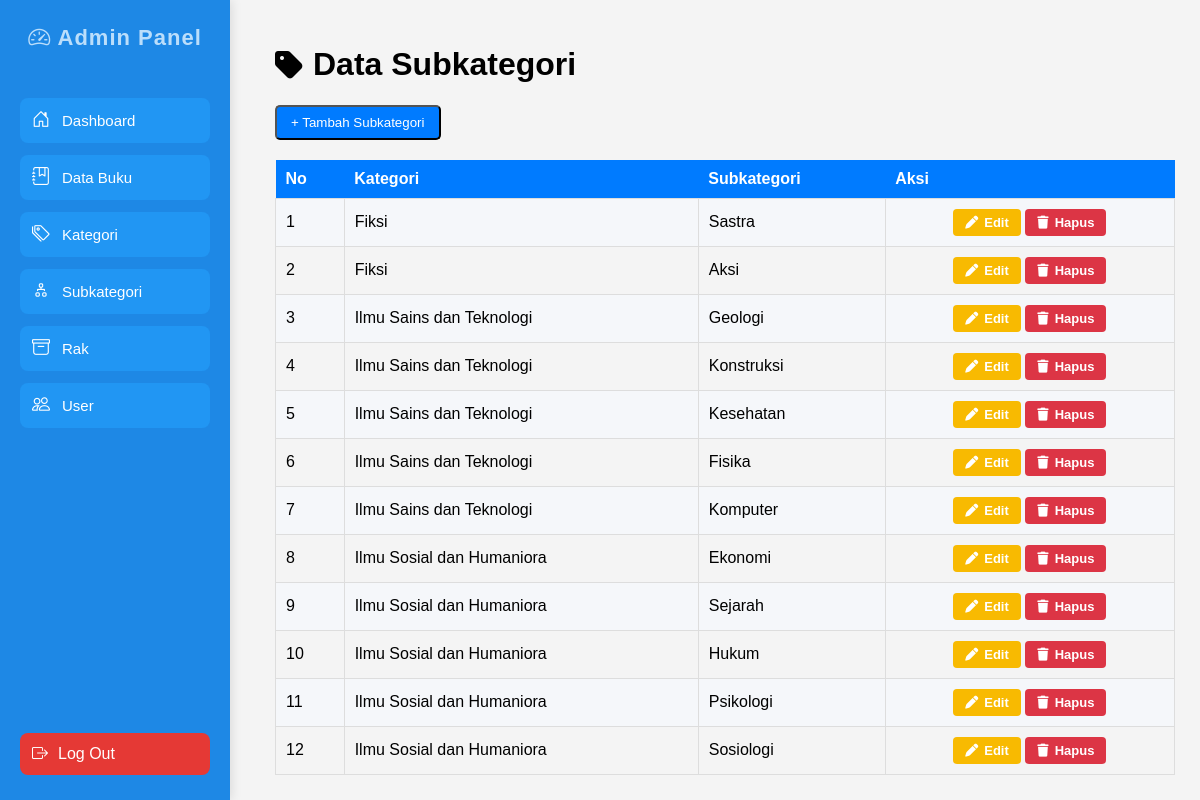
The app's page /cms/subkategori.php with its own data.
### tables this page shows
CREATE TABLE `subkategori` (
  `id_subkategori` int(11) NOT NULL,
  `kategoriId` int(11) NOT NULL,
  `nama_subkategori` varchar(30) NOT NULL
);

CREATE TABLE `kategori` (
  `kategoriId` int(11) NOT NULL,
  `nama_kategori` varchar(50) NOT NULL
);

### cms/subkategori.php (the view, shortened to what this page needs)
<?php
include '../config/koneksi2.php';
?>
<!DOCTYPE html>
<html>
<head>
    <link rel="stylesheet" href="https://cdnjs.cloudflare.com/ajax/libs/font-awesome/6.5.0/css/all.min.css">
</head>
<body>
    <?php include 'sidebar.php'; ?>
    <div class="content">
        <h1 style="display:flex; align-items:center; gap:10px;">
            <i class="fa fa-tag"></i> Data Subkategori
        </h1>
        <button class="btn" onclick="toggleForm()">+ Tambah Subkategori</button>
        <table>
            <tr>
                <th>No</th>
                <th>Kategori</th>
                <th>Subkategori</th>
                <th>Aksi</th>
            </tr>
            <?php
            $no = 1;
            $sql = mysqli_query($koneksi, "
                    SELECT subkategori.*, kategori.nama_kategori
                    FROM subkategori
                    JOIN kategori ON kategori.kategoriId = subkategori.kategoriId
                    ORDER BY id_subkategori DESC
                ");
            while ($r = mysqli_fetch_assoc($sql)) {
            ?>
                <tr>
                    <td><?= $no++; ?></td>
                    <td><?= htmlspecialchars($r['nama_kategori']); ?></td>
                    <td><?= htmlspecialchars($r['nama_subkategori']); ?></td>
                    <td class="aksi-btn">
                        <a href="subkategori.php?edit=<?= $r['id_subkategori']; ?>"
                            class="btn-aksi btn-edit">
                            <i class="fa fa-pen"></i> Edit
                        </a>
                        <a href="subkategori.php?hapus=<?= $r['id_subkategori']; ?>"
                            class="btn-aksi btn-hapus"
                            onclick="return confirm('Hapus subkategori ini?')">
                            <i class="fa fa-trash"></i> Hapus
                        </a>
                    </td>
                </tr>
            <?php } ?>
        </table>
    </div>
</body>
</html>

### cms/subkategori.php (style rules this page uses)
.content { padding: 20px; font-family: Arial; }
.btn { background: #007bff; padding: 8px 14px; border-radius: 5px; color: white; text-decoration: none; }
table { width: 100%; border-collapse: collapse; margin-top: 20px; }
th { background: #007bff; color: white; padding: 10px; text-align: left; }
td { padding: 10px; border: 1px solid #ddd; }
tr:nth-child(even) { background: #f5f7fa; }
td.aksi-btn { text-align: center; vertical-align: middle; }
.aksi-btn a { text-decoration: none; color: #fff; font-size: 13px; font-weight: bold; }
.btn-aksi { display: inline-flex; align-items: center; gap: 6px; padding: 6px 12px; border-radius: 4px; cursor: pointer; }
.btn-edit { background: #f8ba01ff; color: #000; }
.btn-hapus { background: #dc3545; }

### cms/sidebar.php (style rules this page uses)
body { margin: 0; font-family: Arial, sans-serif; background: #f4f4f4; }
.content { margin-left: 250px; padding: 25px; min-height: 100vh; box-sizing: border-box; }

### records on screen
subkategori: kategoriId.nama_kategori "Fiksi", nama_subkategori "Sastra"
subkategori: kategoriId.nama_kategori "Fiksi", nama_subkategori "Aksi"
subkategori: kategoriId.nama_kategori "Ilmu Sains dan Teknologi", nama_subkategori "Geologi"
subkategori: kategoriId.nama_kategori "Ilmu Sains dan Teknologi", nama_subkategori "Konstruksi"
subkategori: kategoriId.nama_kategori "Ilmu Sains dan Teknologi", nama_subkategori "Kesehatan"
subkategori: kategoriId.nama_kategori "Ilmu Sains dan Teknologi", nama_subkategori "Fisika"
subkategori: kategoriId.nama_kategori "Ilmu Sains dan Teknologi", nama_subkategori "Komputer"
subkategori: kategoriId.nama_kategori "Ilmu Sosial dan Humaniora", nama_subkategori "Ekonomi"
subkategori: kategoriId.nama_kategori "Ilmu Sosial dan Humaniora", nama_subkategori "Sejarah"
subkategori: kategoriId.nama_kategori "Ilmu Sosial dan Humaniora", nama_subkategori "Hukum"
subkategori: kategoriId.nama_kategori "Ilmu Sosial dan Humaniora", nama_subkategori "Psikologi"
subkategori: kategoriId.nama_kategori "Ilmu Sosial dan Humaniora", nama_subkategori "Sosiologi"
